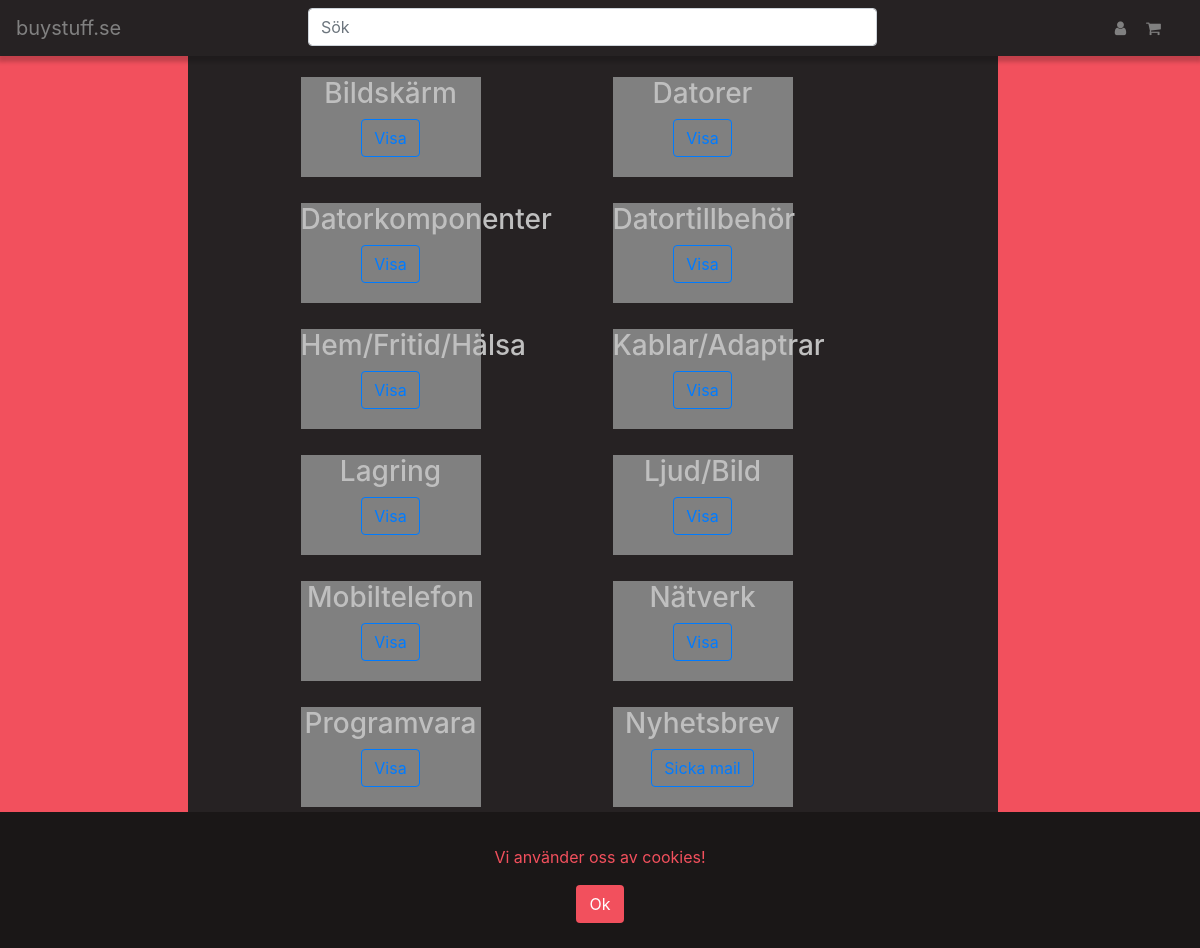
The page /admin (signed in) on the database its author committed.
### my_server/models.py (models this page shows, shortened)
class Category(db.Model):
    id = db.Column(db.Integer, primary_key=True)
    name = db.Column(db.String(120), unique=True, nullable=False)
    description = db.Column(db.Text, nullable=False)
    super_category = db.Column(db.Integer, db.ForeignKey('category.id'), nullable=False, default=0)

### my_server/admin/routes.py (the view)
@admin.route('/admin')
@admin_required
def admin_home():
    return rt('admin.html',categories = Category.query.filter(Category.name!='Main').all())

### my_server/admin/utils.py (called while the page is built)
def admin_required(f):
    @wraps(f)
    def wraped(*args, **kwargs):
        if 'logged_in' in session:
            if session['logged_in'] == False:
                print(session['logged_in'])
                return redirect(url_for('users.login'))
            admin = User.query.filter_by(username=session['username']).first()
            if admin.admin == False:
                return abort(401)
            else:
                return f(*args,**kwargs)
        else:
            return abort(401)
    return wraped

### my_server/templates/admin.html (shortened to what this page needs)
{% extends 'base.html' %}
{% block head%}<link rel="stylesheet" type="text/css" href="..{{ url_for('static', filename='admin_style.css') }}">{% endblock %}
{%block content%}
    <div class="row menu_container">
        {% for category in categories %}
            <div class="col mar5">
                <div class="category_container">
                    <h3 class='color-product' >{{category.name}}</h3>
                    <a href="{{ url_for('admin.admin_category', category_id = category.id) }}" class="btn btn-outline-primary">Visa</a>
                </div>
            </div>
        {% endfor %}
        <div class="col mar5">
            <div class="category_container">
                <h3 class='color-product' >Nyhetsbrev</h3>
                <a href="{{ url_for('admin.send_email') }}" class="btn btn-outline-primary">Sicka mail</a>
            </div>
        </div>
    </div>
{% endblock%}

### my_server/static/style.css (style rules this page uses)
.color-product { color: #BFBFBF; }
.mar5 { margin: 5px; }

### my_server/static/admin_style.css (style rules this page uses)
.menu_container { width: 80%; margin-left: auto; margin-right: auto; }
.category_container { background-color:gray; height: 12.5vh; margin-top: 2vh; width: 15vw; }

### rows shown on the page
Category: name "Bildskärm"
Category: name "Datorer"
Category: name "Datorkomponenter"
Category: name "Datortillbehör"
Category: name "Hem/Fritid/Hälsa"
Category: name "Kablar/Adaptrar"
Category: name "Lagring"
Category: name "Ljud/Bild"
Category: name "Mobiltelefon"
Category: name "Nätverk"
Category: name "Programvara"
